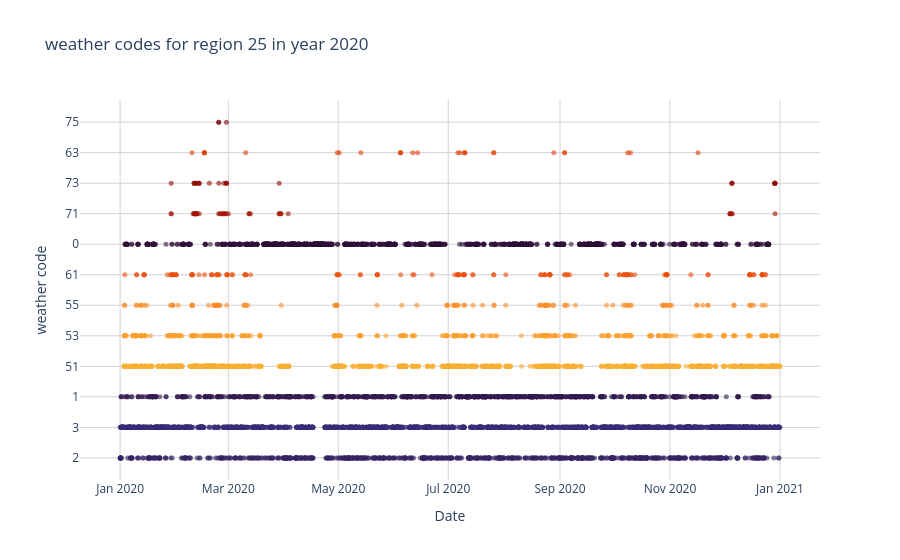

Notebook source saved alongside this figure:
### Markdown cell above
Display weather codes

### Code cell
display_weather_codes_per_region(weather_path, "25", "2020")

### Figure 1 — Plotly figure (JSON) as saved in the notebook; plotly's stock layout.template omitted (floating-point values rounded to 4 significant figures; data arrays with more than 128 entries replaced by an {"elided": "..."} marker saying what was removed)
{"data": [{"hovertemplate": "Date: %{x}<br>weather code: %{y}<extra></extra>", "marker": {"color": {"elided": "8784 float values"}, "colorscale": [[0, "#30123b"], [0.07143, "#4145ab"], [0.1429, "#4675ed"], [0.2143, "#39a2fc"], [0.2857, "#1bcfd4"], [0.3571, "#24eca6"], [0.4286, "#61fc6c"], [0.5, "#a4fc3b"], [0.5714, "#d1e834"], [0.6429, "#f3c63a"], [0.7143, "#fe9b2d"], [0.7857, "#f36315"], [0.8571, "#d93806"], [0.9286, "#b11901"], [1, "#7a0402"]], "opacity": 0.6, "size": 5}, "mode": "markers", "name": "weather code", "type": "scatter", "x": {"elided": "8784 str values"}, "y": {"elided": "8784 float values"}}], "layout": {"hovermode": "closest", "plot_bgcolor": "white", "title": {"text": "weather codes for region 25 in year 2020"}, "xaxis": {"gridcolor": "lightgrey", "showgrid": true, "title": {"text": "Date"}}, "yaxis": {"gridcolor": "lightgrey", "showgrid": true, "title": {"text": "weather code"}, "type": "category"}}}
